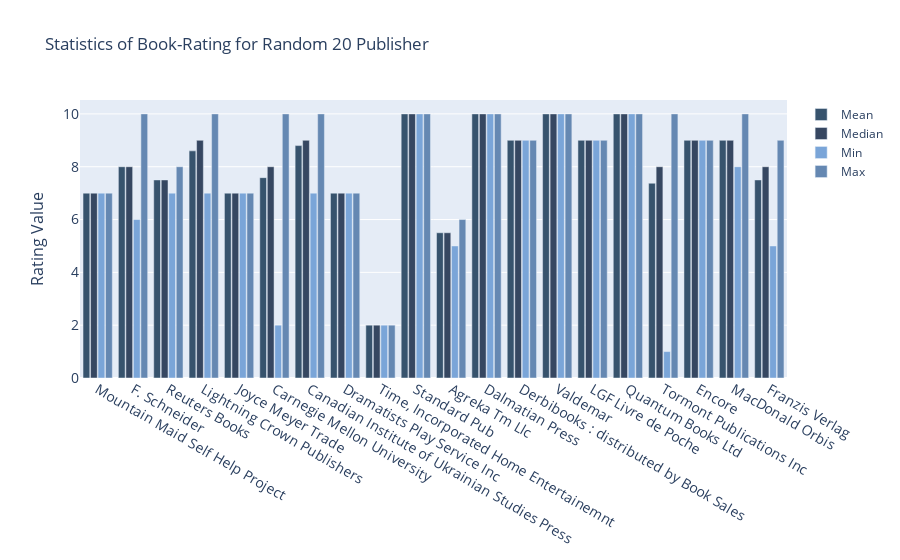

The notebook cell this image was saved under:
### Markdown cell above
Посмотрим на распределения рейтингов в зависимости от категориальных переменных

### Code cell
iplot(plot_categorical_stats(merged_data_without_zeros, 'Publisher'))

### Figure 1 — Plotly figure (JSON) as saved in the notebook; plotly's stock layout.template omitted (floating-point values rounded to 4 significant figures)
{"data": [{"marker": {"color": "rgb(55, 83, 109)"}, "name": "Mean", "x": ["Mountain Maid Self Help Project", "F. Schneider", "Reuters Books", "Lightning Crown Publishers", "Joyce Meyer Trade", "Carnegie Mellon University", "Canadian Institute of Ukrainian Studies Press", "Dramatists Play Service Inc", "Time, Incorporated Home Entertainemnt", "Standard Pub", "Agreka Tm Llc", "Dalmatian Press", "Derbibooks : distributed by Book Sales", "Valdemar", "LGF Livre de Poche", "Quantum Books Ltd", "Tormont Publications Inc", "Encore", "MacDonald Orbis", "Franzis Verlag"], "y": [7, 8, 7.5, 8.6, 7, 7.586, 8.8, 7, 2, 10, 5.5, 10, 9, 10, 9, 10, 7.375, 9, 9, 7.5], "type": "bar"}, {"marker": {"color": "rgb(54, 71, 97)"}, "name": "Median", "x": ["Mountain Maid Self Help Project", "F. Schneider", "Reuters Books", "Lightning Crown Publishers", "Joyce Meyer Trade", "Carnegie Mellon University", "Canadian Institute of Ukrainian Studies Press", "Dramatists Play Service Inc", "Time, Incorporated Home Entertainemnt", "Standard Pub", "Agreka Tm Llc", "Dalmatian Press", "Derbibooks : distributed by Book Sales", "Valdemar", "LGF Livre de Poche", "Quantum Books Ltd", "Tormont Publications Inc", "Encore", "MacDonald Orbis", "Franzis Verlag"], "y": [7, 8, 7.5, 9, 7, 8, 9, 7, 2, 10, 5.5, 10, 9, 10, 9, 10, 8, 9, 9, 8], "type": "bar"}, {"marker": {"color": "rgb(122, 165, 216)"}, "name": "Min", "x": ["Mountain Maid Self Help Project", "F. Schneider", "Reuters Books", "Lightning Crown Publishers", "Joyce Meyer Trade", "Carnegie Mellon University", "Canadian Institute of Ukrainian Studies Press", "Dramatists Play Service Inc", "Time, Incorporated Home Entertainemnt", "Standard Pub", "Agreka Tm Llc", "Dalmatian Press", "Derbibooks : distributed by Book Sales", "Valdemar", "LGF Livre de Poche", "Quantum Books Ltd", "Tormont Publications Inc", "Encore", "MacDonald Orbis", "Franzis Verlag"], "y": [7, 6, 7, 7, 7, 2, 7, 7, 2, 10, 5, 10, 9, 10, 9, 10, 1, 9, 8, 5], "type": "bar"}, {"marker": {"color": "rgb(101, 136, 178)"}, "name": "Max", "x": ["Mountain Maid Self Help Project", "F. Schneider", "Reuters Books", "Lightning Crown Publishers", "Joyce Meyer Trade", "Carnegie Mellon University", "Canadian Institute of Ukrainian Studies Press", "Dramatists Play Service Inc", "Time, Incorporated Home Entertainemnt", "Standard Pub", "Agreka Tm Llc", "Dalmatian Press", "Derbibooks : distributed by Book Sales", "Valdemar", "LGF Livre de Poche", "Quantum Books Ltd", "Tormont Publications Inc", "Encore", "MacDonald Orbis", "Franzis Verlag"], "y": [7, 10, 8, 10, 7, 10, 10, 7, 2, 10, 6, 10, 9, 10, 9, 10, 10, 9, 10, 9], "type": "bar"}], "layout": {"bargap": 0.15, "bargroupgap": 0.1, "barmode": "group", "legend": {"bgcolor": "rgba(255, 255, 255, 0)", "bordercolor": "rgba(255, 255, 255, 0)"}, "title": {"text": "Statistics of Book-Rating for Random 20 Publisher"}, "xaxis": {"tickfont": {"size": 14}, "type": "category", "range": [-0.5, 19.5], "autorange": true}, "yaxis": {"tickfont": {"size": 14}, "title": {"font": {"size": 16}, "text": "Rating Value"}, "type": "linear", "range": [0, 10.53], "autorange": true}, "autosize": true}}
